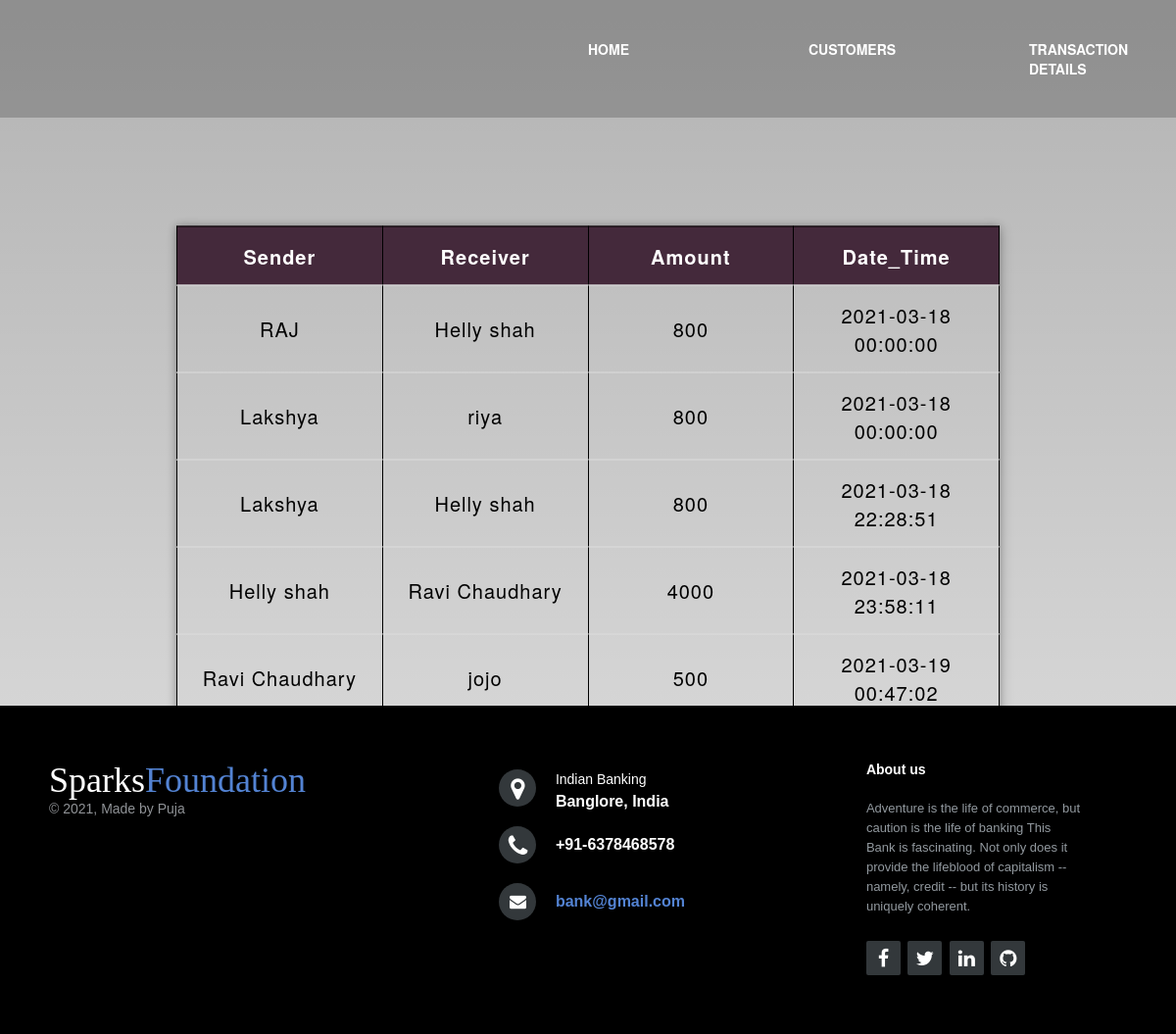
/transaction.php, run on the app's committed database.
### tables this page shows
CREATE TABLE `transaction` (
  `sender` varchar(30) NOT NULL,
  `receiver` varchar(30) NOT NULL,
  `amount` int(30) NOT NULL,
  `date_time` datetime NOT NULL
);

### transaction.php (the view, shortened to what this page needs)
<html>
    <head>
            <link href ="https://maxcdn.bootstrapcdn.com/bootstrap/3.4.1/css/bootstrap.min.css" type="text/css" rel="stylesheet">
</head>
<body>
<nav>
            <div class="logo">
            </div>
            <div class="menu">
             <a href="index.php">Home</a>
             <a href="cust.php">Customers</a>
             <a href="transaction.php">transaction details</a>
            </div>
        </nav>
<div>
<table>
<th>Sender</th><th>Receiver</th><th>Amount</th>
<th>Date_Time</th>
<?php
        $con= mysqli_connect ('localhost' ,'root',"",'bank');
                   $selectquery ="select * from transaction ";
                   $query=mysqli_query($con,$selectquery);
                   while($res=mysqli_fetch_array($query)){
                ?>
                      <tr>
                            <td><?php echo $res['sender']; ?></td>
                            <td><?php echo $res['receiver']; ?></td>
                            <td><?php echo $res['amount']; ?></td>
                            <td><?php echo $res['date_time']; ?></td>
                      </tr>
                <?php
                   }
?>
</table>
</div>
<div style="margin-top:50%">
<?php include("footer.php"); ?>
</body>
</html>

### transaction.php (style rules this page uses)
body { background-size: cover; background-image:linear-gradient(rgba(0,0,0,0.3),rgba(0,0,0,0.1)); }
table ,th,td { border:1px solid black; }
table { position:absolute; top:50%; left:50%; transform:translate(-50%,-50%); border-collapse: collapse; width:800px; border:1px solid #bdc3c7; box-shadow: 2px 2px 12px rgba(0,0,0,0.2), -1px -1px 8px rgba(0,0,0,0.2); letter-spacing: 1px; padding:10px 0 ; font-size:20px; table-layout:fixed; }
table { width:70%; border-collapse: collapse; }
th { text-align: center; background-color: #44293b; color: white; }
td { text-align: center; height:70%; width:40%; color: black; }
th, td { padding: 15px; text-align: center; border-bottom: 1px solid #ddd; }
nav { width:100%; height:15vh;background:rgba(0,0,0,0.2);color:white; display:flex;text-transform: uppercase; justify-content: space-between;align-items: center; }
nav .logo { width:35%;text-align: center; }
nav .menu { width:50%;justify-content: space-between;display:flex; }
nav .menu a { width:25%;text-decoration: none; color:white;font-weight: bold; }

### footer.php (style rules this page uses)
body { margin: 0; padding: 0; }

### data on the page
transaction: sender "RAJ", receiver "Helly shah", amount "800", date_time "2021-03-18 00:00:00"
transaction: sender "Lakshya", receiver "riya", amount "800", date_time "2021-03-18 00:00:00"
transaction: sender "Lakshya", receiver "Helly shah", amount "800", date_time "2021-03-18 22:28:51"
transaction: sender "Helly shah", receiver "Ravi Chaudhary", amount "4000", date_time "2021-03-18 23:58:11"
transaction: sender "Ravi Chaudhary", receiver "jojo", amount "500", date_time "2021-03-19 00:47:02"
